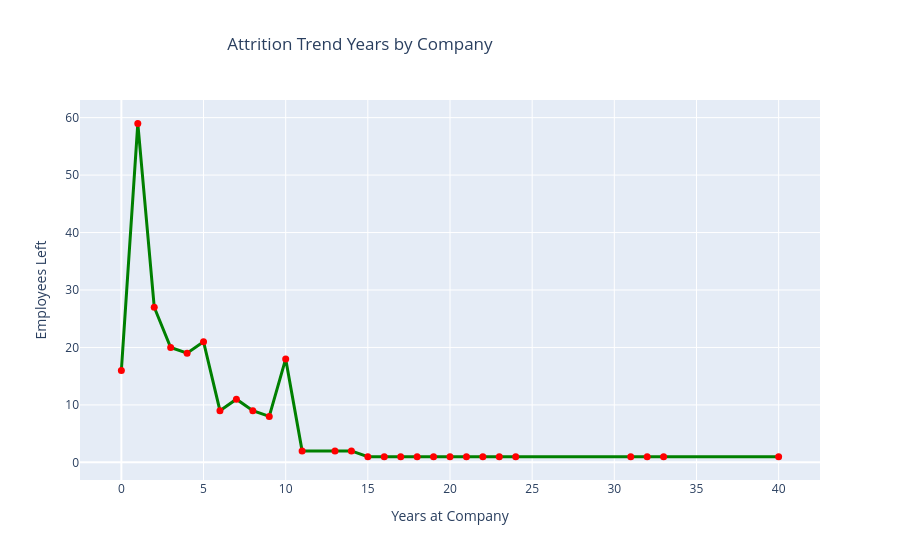

The cell this chart's notebook holds for it:
### Markdown cell above
Attrition Trend by Years At Company

### Code cell
employees_left=df[df["Attrition"]=="Yes"]
years=employees_left.groupby("YearsAtCompany").size().reset_index(name="count")
fig=px.line(
    years,
    x="YearsAtCompany",
    y="count",
    title="Attrition Trend Years by Company",
    markers=True
)
fig.update_traces(
    line_color="green",
    line_width=3,
    marker=dict(
        size=7,
        color="red"
    ),
    
)
fig.update_layout(
    title_x=0.4,
    xaxis_title="Years at Company",
    yaxis_title="Employees Left",
    
)


fig.show()

### Figure 1 — Plotly figure (JSON) as saved in the notebook; plotly's stock layout.template omitted (floating-point values rounded to 4 significant figures)
{"data": [{"hovertemplate": "YearsAtCompany=%{x}<br>count=%{y}<extra></extra>", "legendgroup": "", "line": {"color": "green", "dash": "solid", "width": 3}, "marker": {"color": "red", "size": 7, "symbol": "circle"}, "mode": "lines+markers", "name": "", "orientation": "v", "showlegend": false, "type": "scatter", "x": [0, 1, 2, 3, 4, 5, 6, 7, 8, 9, 10, 11, 13, 14, 15, 16, 17, 18, 19, 20, 21, 22, 23, 24, 31, 32, 33, 40], "xaxis": "x", "y": [16, 59, 27, 20, 19, 21, 9, 11, 9, 8, 18, 2, 2, 2, 1, 1, 1, 1, 1, 1, 1, 1, 1, 1, 1, 1, 1, 1], "yaxis": "y"}], "layout": {"legend": {"tracegroupgap": 0}, "title": {"text": "Attrition Trend Years by Company", "x": 0.4}, "xaxis": {"anchor": "y", "domain": [0, 1], "title": {"text": "Years at Company"}}, "yaxis": {"anchor": "x", "domain": [0, 1], "title": {"text": "Employees Left"}}}}
